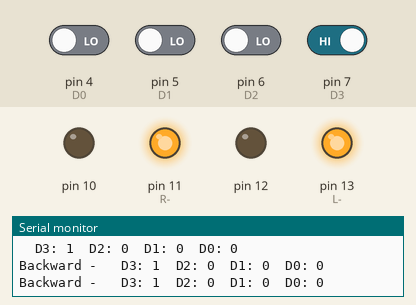
Simulated run of this sketch. Board: Arduino Uno, built with avr-gcc and run on an emulated ATmega328P. Shown: output pins drawn as LEDs (lit = HIGH), the last lines printed to the serial monitor. Inputs (shaded band) come from the test bench; at power-on: pin 7 (D3) HIGH, pin 4 (D0), pin 5 (D1), pin 6 (D2) LOW.

Above: at 2.8 s.
2.9 s: pin 5 (D1) driven HIGH and pin 7 (D3) driven LOW
At 4.3 s:
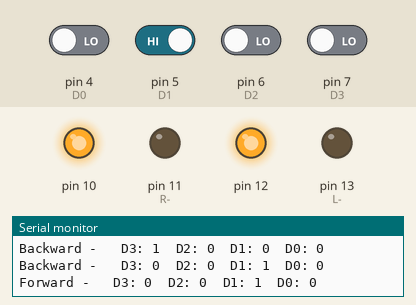
5.5 s: pin 6 (D2) driven HIGH
At 7.8 s:
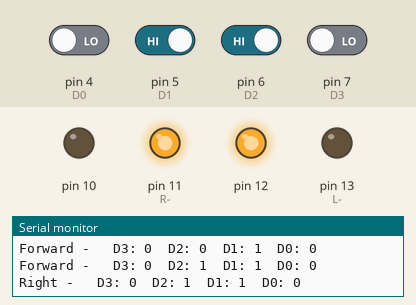
8.5 s: pin 5 (D1) driven LOW
At 11.2 s:
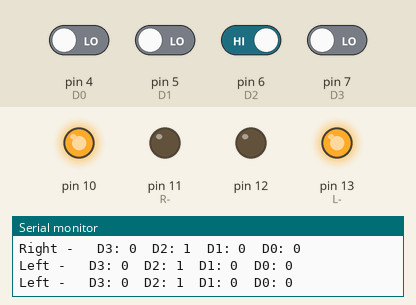
11.5 s: pin 4 (D0) driven HIGH
At 13.8 s:
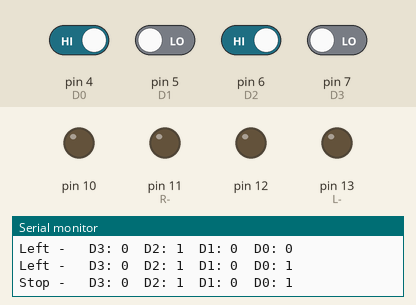
15.5 s: pin 4 (D0) driven LOW
At 18.1 s:
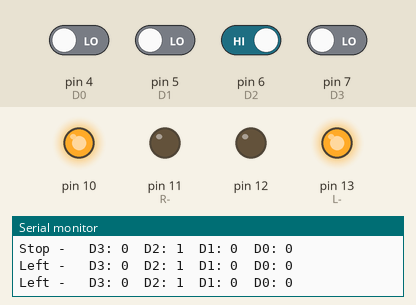
18.5 s: pin 5 (D1) driven HIGH
At 20.5 s:
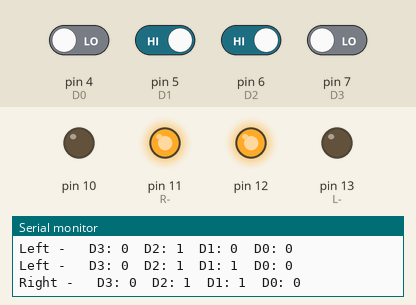
Timing chart, 0 to 22.0 s (numbered marks = the images above; inputs shaded):
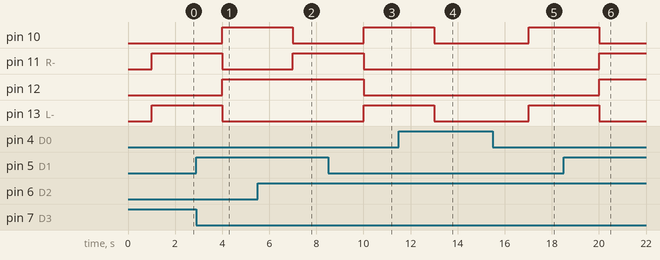

The sketch:

DTMF_MobileCtrl.ino
```cpp
void setup()
{
  pinMode(10, OUTPUT); //R+
  pinMode(11, OUTPUT); //R-
  pinMode(12, OUTPUT); //L+
  pinMode(13, OUTPUT); //L-
  pinMode(4, INPUT); //D0
  pinMode(5, INPUT); //D1
  pinMode(6, INPUT); //D2
  pinMode(7, INPUT); //D3
  Serial.begin(9600);
}

void moveRobot(String motion)
{
  if(motion=="Forward")
  {
    digitalWrite(10, HIGH);
    digitalWrite(11, LOW);
    digitalWrite(12, HIGH);
    digitalWrite(13, LOW);
  }
  if(motion=="Left")
  {
    digitalWrite(10, HIGH);
    digitalWrite(11, LOW);
    digitalWrite(12, LOW);
    digitalWrite(13, HIGH);
  }
  if(motion=="Right")
  {
    digitalWrite(10, LOW);
    digitalWrite(11, HIGH);
    digitalWrite(12, HIGH);
    digitalWrite(13, LOW);
  }
  if(motion=="Backward")
  {
    digitalWrite(10, LOW);
    digitalWrite(11, HIGH);
    digitalWrite(12, LOW);
    digitalWrite(13, HIGH);
  }
  if(motion=="Stop")
  {
    digitalWrite(10, LOW);
    digitalWrite(11, LOW);
    digitalWrite(12, LOW);
    digitalWrite(13, LOW);
  }
}

void loop()
{
  int D0 = digitalRead(4);
  int D1 = digitalRead(5);
  int D2 = digitalRead(6);
  int D3 = digitalRead(7);

  Serial.println("\tD3: " + String(D3) + "\tD2: " + String(D2) + "\tD1: " + String(D1) + "\tD0: " + String(D0));
  delay(1000);

  if((D3==0) && (D2==0) && (D1==1) && (D0==0)) // num2 - FW
  {
    moveRobot("Forward");
    Serial.print("Forward - ");
  }
  if((D3==0) && (D2==1) && (D1==0) && (D0==0)) // num4 - LT
  {
    moveRobot("Left");
    Serial.print("Left - ");
  }
  if((D3==0) && (D2==1) && (D1==0) && (D0==1)) // num5 - Stop
  {
    moveRobot("Stop");
    Serial.print("Stop - ");
  }
  if((D3==0) && (D2==1) && (D1==1) && (D0==0)) // num6 - RT
  {
    moveRobot("Right");
    Serial.print("Right - ");
  }
  if((D3==1) && (D2==0) && (D1==0) && (D0==0)) // num8 - BW
  {
    moveRobot("Backward");
    Serial.print("Backward - ");
  }
}
```

Measured:
- after the input at 2.9 s, pin 10, pin 12: LOW → HIGH after 1.1 s; pin 11 (R-), pin 13 (L-): HIGH → LOW after 1.1 s
- after the input at 5.5 s, pin 10: HIGH → LOW after 1.5 s; pin 11 (R-): LOW → HIGH after 1.5 s
- after the input at 8.5 s, pin 10, pin 13 (L-): LOW → HIGH after 1.5 s; pin 11 (R-), pin 12: HIGH → LOW after 1.5 s
- after the input at 11.5 s, pin 10, pin 13 (L-): HIGH → LOW after 1.5 s
- after the input at 15.5 s, pin 10, pin 13 (L-): LOW → HIGH after 1.5 s
- after the input at 18.5 s, pin 10, pin 13 (L-): HIGH → LOW after 1.5 s; pin 11 (R-), pin 12: LOW → HIGH after 1.5 s
